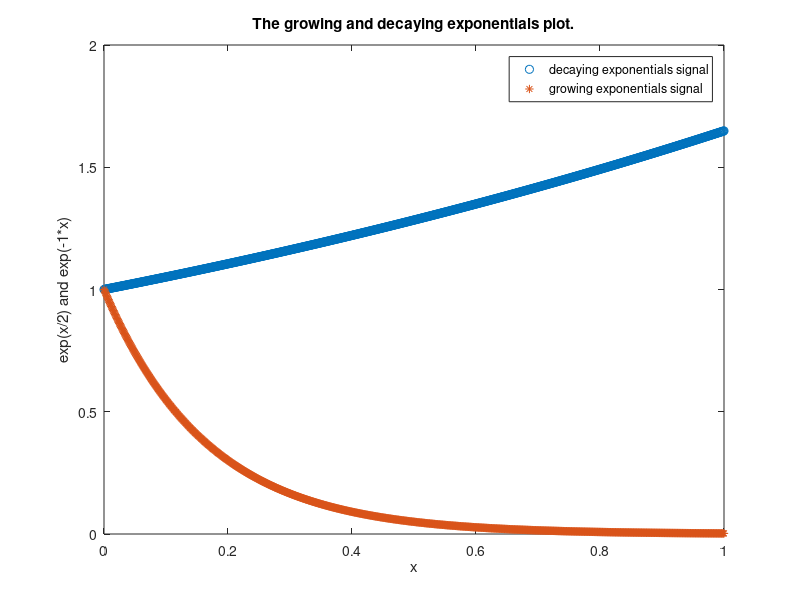

The MATLAB script that drew this image:
x = 0:0.001:1;
y = exp(x/2);
plot(x,y,'o')
hold on
a = 6
z = exp(-a*x);
plot(x, z, '*');
legend('decaying exponentials signal', 'growing exponentials signal')
xlabel('x')
ylabel('exp(x/2) and exp(-1*x)')
title('The growing and decaying exponentials plot.')